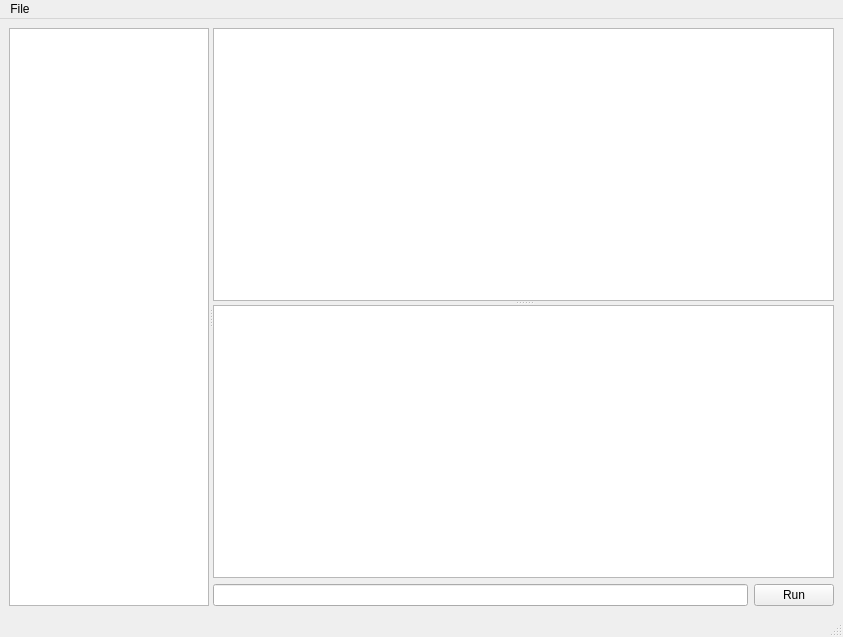
<?xml version="1.0" encoding="UTF-8"?>
<ui version="4.0">
 <class>QGBA::ScriptingView</class>
 <widget class="QMainWindow" name="QGBA::ScriptingView">
  <property name="geometry">
   <rect>
    <x>0</x>
    <y>0</y>
    <width>843</width>
    <height>637</height>
   </rect>
  </property>
  <property name="windowTitle">
   <string>Scripting</string>
  </property>
  <widget class="QWidget" name="centralwidget">
   <layout class="QGridLayout" name="gridLayout">
    <item row="0" column="0" rowspan="3">
     <widget class="QSplitter" name="splitter">
      <property name="orientation">
       <enum>Qt::Horizontal</enum>
      </property>
      <widget class="QListView" name="buffers">
       <property name="minimumSize">
        <size>
         <width>90</width>
         <height>0</height>
        </size>
       </property>
       <property name="maximumSize">
        <size>
         <width>200</width>
         <height>16777215</height>
        </size>
       </property>
      </widget>
      <widget class="QWidget" name="verticalLayoutWidget">
       <layout class="QGridLayout" name="gridLayout_3">
        <item row="1" column="0">
         <widget class="QLineEdit" name="prompt"/>
        </item>
        <item row="1" column="1">
         <widget class="QPushButton" name="runButton">
          <property name="text">
           <string>Run</string>
          </property>
         </widget>
        </item>
        <item row="0" column="0" colspan="2">
         <widget class="QSplitter" name="splitter_1">
          <property name="orientation">
           <enum>Qt::Vertical</enum>
          </property>
          <widget class="QPlainTextEdit" name="buffer">
           <property name="lineWrapMode">
            <enum>QPlainTextEdit::NoWrap</enum>
           </property>
           <property name="readOnly">
            <bool>true</bool>
           </property>
          </widget>
          <widget class="QGBA::LogWidget" name="log">
           <property name="sizePolicy">
            <sizepolicy hsizetype="MinimumExpanding" vsizetype="Expanding">
             <horstretch>0</horstretch>
             <verstretch>0</verstretch>
            </sizepolicy>
           </property>
           <property name="readOnly">
            <bool>true</bool>
           </property>
          </widget>
         </widget>
        </item>
       </layout>
      </widget>
     </widget>
    </item>
   </layout>
  </widget>
  <widget class="QMenuBar" name="menubar">
   <property name="geometry">
    <rect>
     <x>0</x>
     <y>0</y>
     <width>800</width>
     <height>29</height>
    </rect>
   </property>
   <widget class="QMenu" name="menuFile">
    <property name="title">
     <string>File</string>
    </property>
    <widget class="QMenu" name="mru">
     <property name="title">
      <string>Load recent script</string>
     </property>
    </widget>
    <addaction name="load"/>
    <addaction name="mru"/>
    <addaction name="loadRecent"/>    
    <addaction name="separator"/>
    <addaction name="reset"/>
   </widget>
   <addaction name="menuFile"/>
  </widget>
  <widget class="QStatusBar" name="statusbar"/>
  <action name="load">
   <property name="text">
    <string>Load script...</string>
   </property>
  </action>
    <action name="loadRecent">
   <property name="text">
    <string>&amp;Load recent</string>
   </property>
  </action>
  <action name="reset">
   <property name="text">
    <string>&amp;Reset</string>
   </property>
  </action>
  <action name="action0">
   <property name="text">
    <string>0</string>
   </property>
  </action>
 </widget>
 <customwidgets>
  <customwidget>
   <class>QGBA::LogWidget</class>
   <extends>QPlainTextEdit</extends>
   <header>LogWidget.h</header>
  </customwidget>
 </customwidgets>
 <resources/>
 <connections/>
</ui>
